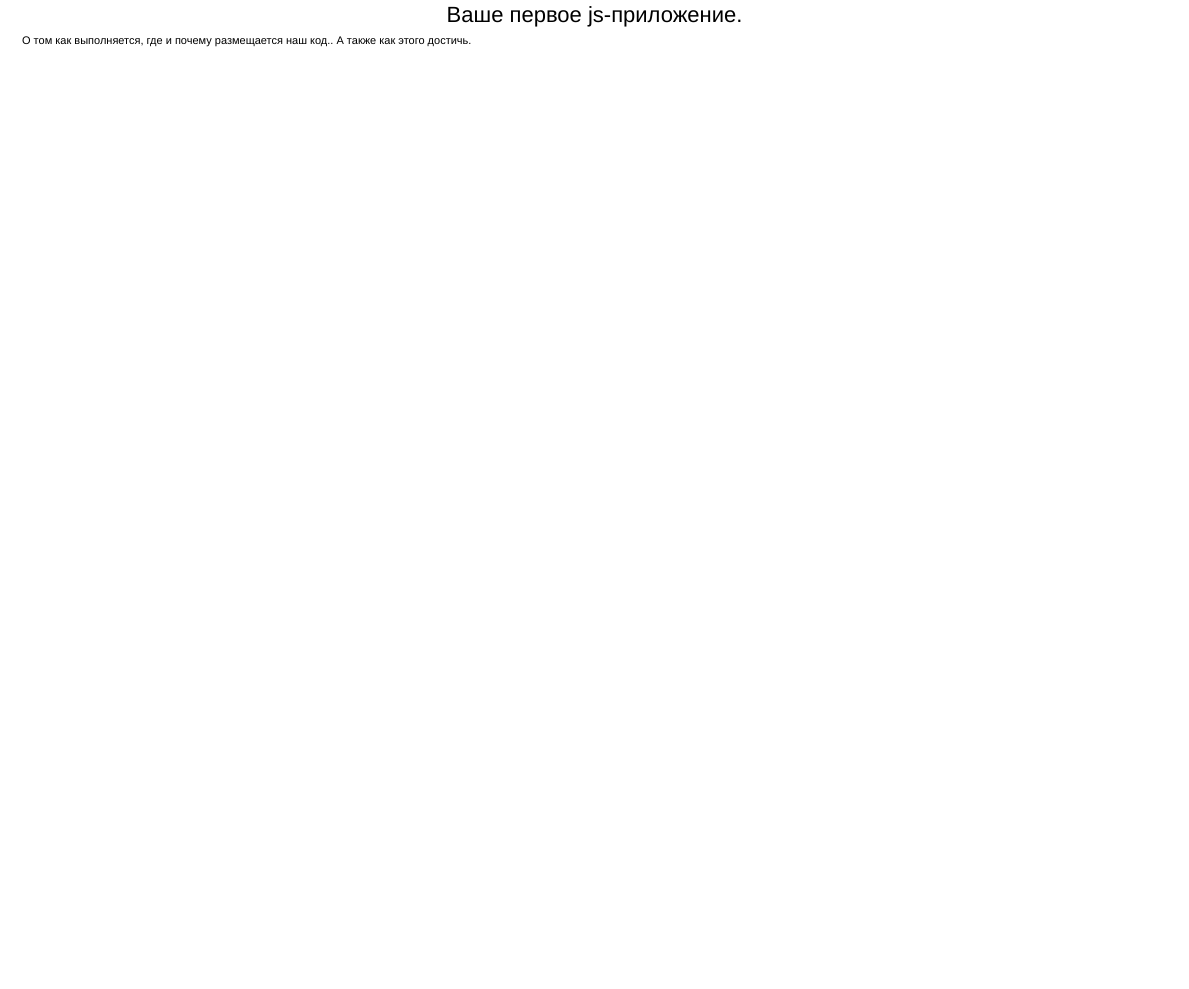
Frame 1 (no input)
Frame 60 (no input): identical to frame 1, image omitted
Frame 120 (the mouse pressed at the canvas centre since frame 60): identical to frame 1, image omitted

The p5.js sketch that drew this single still picture (run headless with seeded random() and noise() and a simulated clock; from frame 60 on, the mouse is pressed at the canvas centre):

// p5.js sketch
// ── sketch.js
let w, h, spacer, lis;
function preload() {
	spacer = 22;
	w = windowWidth-spacer/2;
	h = windowHeight-spacer/2;
	lis = ""+
		"Ваше первое js-приложение.\n"+
		"О том как выполняется, где и почему размещается наш код.. А также как этого достичь."+
		"";
}
function setup() {
	createCanvas(w, h);
	lis = lis.split("\n");
	lis[0] = new TWrite(lis[0], w/2, spacer);
	lis[1] = new CWrite(lis[1], w-w+spacer, spacer*2);
}
function draw() {
	background(255);
	lis[0].show();
	lis[1].show();
	
}
function windowResized() {
	w = windowWidth-spacer/2;
	h = windowHeight-spacer/2;
}
class TWrite {
	constructor(content, x, y) {
		this.content = content;
		this.x = x;
		this.y = y;
	}
	show() {
		textSize(spacer);
		textAlign(CENTER);
		textStyle(NORMAL);
		text(this.content, this.x, this.y);
	}
}
class CWrite {
	constructor(content, x, y) {
		this.content = content;
		this.x = x;
		this.y = y;
	}
	show() {
		textSize(spacer/2);
		textAlign(LEFT);
		textStyle(NORMAL);
		text(this.content, this.x, this.y);
	}
}
